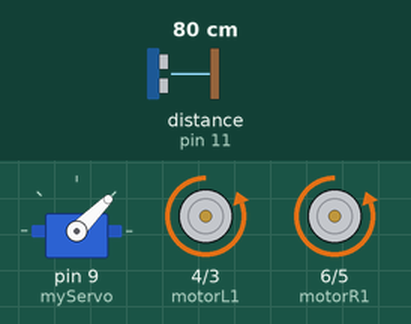
Simulated run of this sketch. Board: Arduino Uno, built with avr-gcc and run on an emulated ATmega328P. On the bench: servo, motor-driver pin pairs drawn as motors (green arrow = first pin HIGH = forward, orange = second pin HIGH = backward, longer = more drive). Wiring (inferred from the names in the program): ultrasonic range finder: trigger pin 12; echo pin 11. The test bench sets the inputs (shaded band); at power-on: distance to the obstacle (sensor on pin 11) 80 cm. The echo pulse lasts 58.3 µs per cm.

Above: at 1.7 s.
1.8 s: distance to the obstacle (sensor on pin 11) set to 46 cm
3.3 s: distance to the obstacle (sensor on pin 11) set to 38 cm
At 3.7 s:
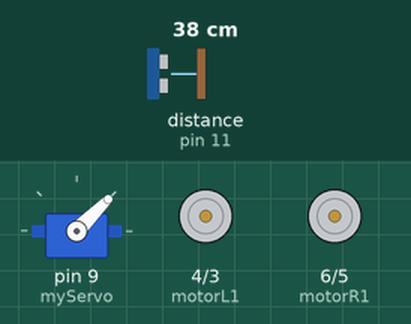
At 4.2 s:
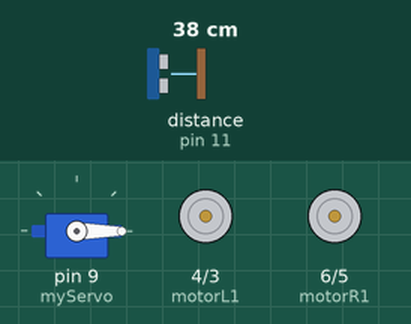
Timing chart, 0 to 12.3 s (numbered marks = the images above; inputs shaded):
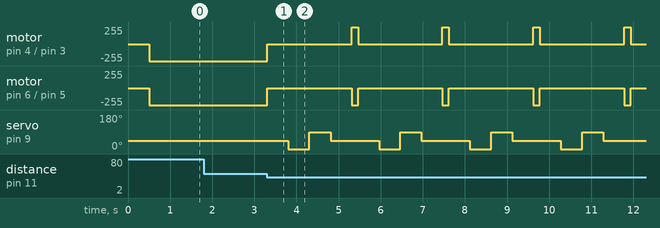

Measured:
- the behaviour switches between 42 and 41 cm on distance to the obstacle (sensor on pin 11) (found by bisection; images 0 and 1)
- after the input at 1.8 s, every drawn part: stays the same
- after the input at 3.3 s, motor on pin 4 (motorL1) / pin 3 (motorL2): alternates forward 255/255 for 0.15 s and stopped for 2.0 s, starting at once; motor on pin 6 (motorR1) / pin 5 (motorR2): alternates backward 255/255 for 0.15 s and stopped for 2.0 s, starting at once

The sketch:

sketch_feb14a.ino
```cpp
#include <Servo.h> //Servo Motor Library
#include <NewPing.h> //Ultrasonic function Library

// Define Pins for L298N
int motorR1 = 6;  // IN1 του L298N
int motorR2 = 5;  // IN2 του L298N
int motorL1 = 4;  // IN3 του L298N
int motorL2 = 3;  // IN4 του L298N

// Define Pins for HC-SR04
int trigPin = 12;  // TRIG του HC-SR04
int echoPin = 11; // ECHO του HC-SR04


// Define Servo
Servo myServo;

void setup() {
    //  Define OUTPUTS and INPUTS of motors
    pinMode(motorR2, OUTPUT);
    pinMode(motorR1, OUTPUT);
    pinMode(motorL2, OUTPUT);
    pinMode(motorL1, OUTPUT);

    // Define OUTPUTS and INPUTS of HC-SR04
    pinMode(trigPin, OUTPUT);
    pinMode(echoPin, INPUT);

    digitalWrite(trigPin, LOW);   //Ultrasonic sensor

 	myServo.attach(9); //Pin of Arduino,connected to signal pin
 	myServo.write(45); //Rotate the servo 90 degrees
 	delay(500);


}

// Measurment of distance
int getDistance() {
    digitalWrite(trigPin, LOW);
    delayMicroseconds(2);
    digitalWrite(trigPin, HIGH);
    delayMicroseconds(10);
    digitalWrite(trigPin, LOW);

    long duration = pulseIn(echoPin, HIGH);
    int distance = duration * 0.034 / 2; // distance in cm
    return distance;
}

// movements of the car
void moveForward() {
    digitalWrite(motorR2, HIGH);
    digitalWrite(motorR1, LOW);
    digitalWrite(motorL2, HIGH);
    digitalWrite(motorL1, LOW);
}

// CAr stops
void stopCar() {
    digitalWrite(motorR2, LOW);
    digitalWrite(motorR1, LOW);
    digitalWrite(motorL2, LOW);
    digitalWrite(motorL1, LOW);
}

// Car turning Left
void turnLeft() {
    digitalWrite(motorR2, LOW);
    digitalWrite(motorR1, HIGH);
    digitalWrite(motorL2, HIGH);
    digitalWrite(motorL1, LOW);
}

// Car turning Right
void turnRight() {
    digitalWrite(motorR2, HIGH);
    digitalWrite(motorR1, LOW);
    digitalWrite(motorL2, LOW);
    digitalWrite(motorL1, HIGH);
}

void loop() {
    //moveForward(); // Car moves forward

    int distance = getDistance();

    if (distance <= 40) {  // If obstacle detect < 40cm
        stopCar();  // Car stops
        delay(500);

        myServo.write(0);   // Servo looking Left
        delay(500);
        int distanceLeft = getDistance();

        myServo.write(90); // Servo looking Right
        delay(500);
        int distanceRight = getDistance();

        myServo.write(45);  // Servo return forward
        delay(500);


        // Confortate Distances
        if (distanceLeft > distanceRight) {
            turnLeft();  // Car turning Left
            delay(150);
        }
        else {
           turnRight(); // Car turning Right
            delay(150);
        }
    }
    else {  moveForward(); // Car moves forward
           int distance = getDistance();
    }
}
```
